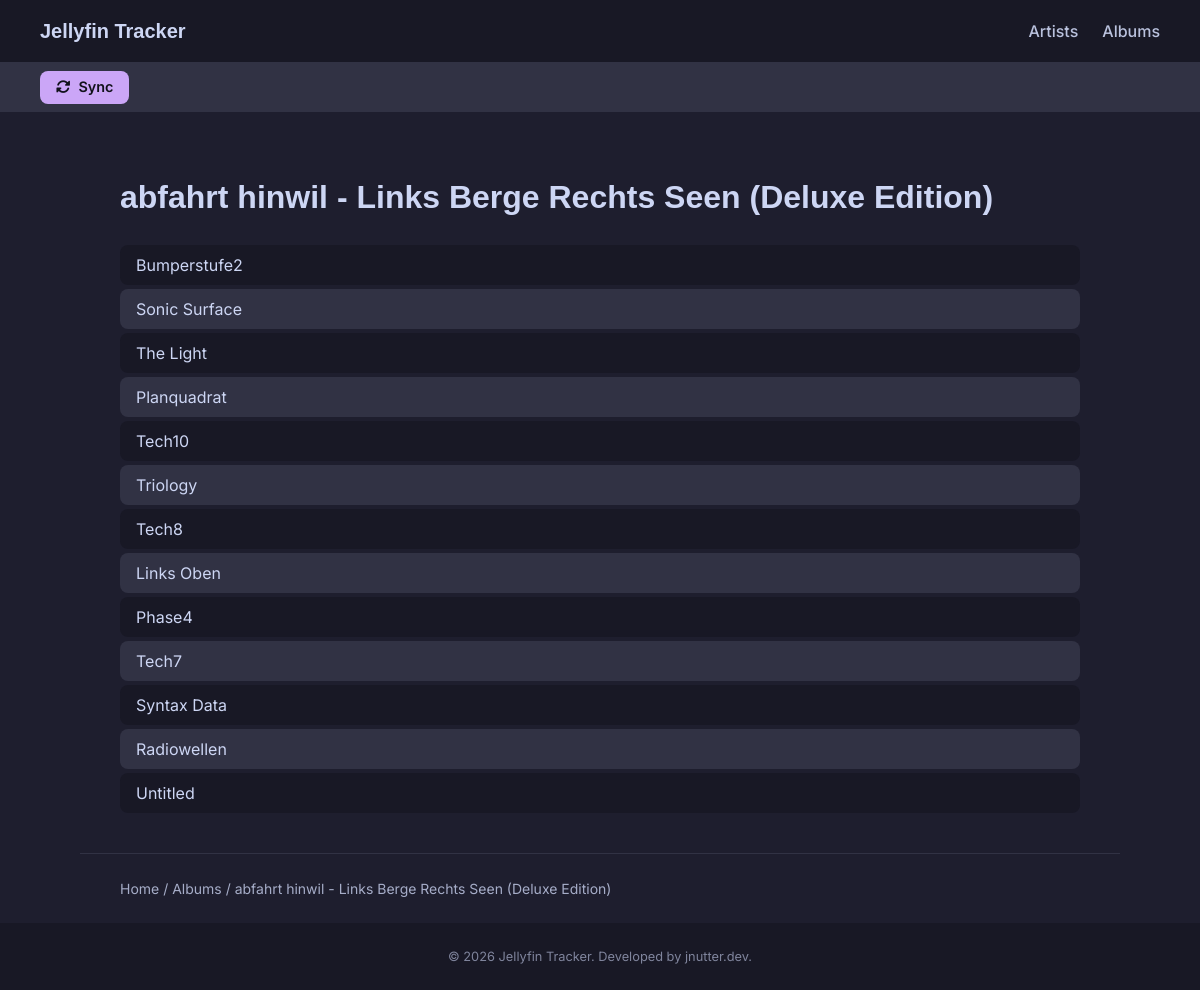
Screenshot of /albums/abfahrt-hinwil-links-berge-rechts-seen-deluxe-edition/ with the database file from the repository.
### tracker/models.py (models this page shows)
class BaseModel(models.Model):
    id = models.UUIDField(primary_key=True, default=uuid.uuid4, editable=False)
    created_at = models.DateTimeField(auto_now_add=True)
    updated_at = models.DateTimeField(auto_now=True)
    deleted_at = models.DateTimeField(null=True, blank=True)
    class Meta:
        abstract = True

class Album(BaseModel):
    jellyfin_id = models.CharField(max_length=64, unique=True, db_index=True)
    artist = models.ForeignKey(Artist, on_delete=models.CASCADE, related_name="albums")
    name = models.CharField(max_length=255)
    slug = models.SlugField(unique=True, null=True, blank=True)
    production_year = models.IntegerField(null=True, blank=True)
    date_added = models.DateTimeField(null=True, blank=True)
    class Meta:
        ordering = [Lower("artist__name"), Lower("name")]
    def __str__(self):
        return f"{self.artist} - {self.name}"

class Artist(BaseModel):
    jellyfin_id = models.CharField(max_length=64, unique=True, db_index=True)
    name = models.CharField(max_length=255)
    slug = models.SlugField(unique=True, null=True, blank=True)
    class Meta:
        ordering = [Lower("name")]
    def __str__(self):
        return self.name

class Track(BaseModel):
    jellyfin_id = models.CharField(max_length=64, unique=True, db_index=True)
    album = models.ForeignKey(Album, on_delete=models.CASCADE, related_name="tracks")
    name = models.CharField(max_length=255)
    track_number = models.IntegerField(null=True, blank=True)
    disc_number = models.IntegerField(null=True, blank=True)
    duration_seconds = models.IntegerField(null=True, blank=True)
    container = models.CharField(max_length=16, blank=True)
    class Meta:
        ordering = ["disc_number", "track_number"]
    def __str__(self):
        return self.name

### tracker/views.py (the view)
# urls.py: path("albums/<slug:slug>/", AlbumDetailView.as_view(), name="album_detail"),
class AlbumDetailView(DetailView):
    model = Album
    def get_object(self, queryset=None):
        album = super().get_object(queryset)
        if not album.tracks.exists():
            sync_tracks_for_album(album)
        return album

### tracker/templates/tracker/album_detail.html
{% extends "tracker/base.html" %}
{% block breadcrumb %}<span aria-hidden="true"> / </span> <a href="{% url 'album_list' %}">Albums</a> <span aria-hidden="true"> / </span>{{ album }} {% endblock breadcrumb %}
{% block content %}
<h1>{{ album }}</h1>
<ul>
{% for track in album.tracks.all %}
    <li>
        {{ track }}
    </li>
    {% endfor %}
</ul>
{% endblock content %}

### tracker/static/tracker/css/style.css (style rules this page uses)
:root { --color-base: #1e1e2e; --color-mantle: #181825; --color-crust: #11111b; --color-surface0: #313244; --color-surface1: #45475a; --color-surface2: #585b70; --color-overlay0: #6c7086; --color-overlay1: #7f849c; --color-overlay2: #9399b2; --color-subtext0: #a6adc8; --color-subtext1: #bac2de; --color-text: #cdd6f4; --color-mauve: #cba6f7; --color-blue: #89b4fa; --color-green: #a6e3a1; --color-red: #f38ba8; --font-heading: "Space Grotesk", sans-serif; --font-body: "Inter", sans-serif; --space-xs: 0.25rem; --space-sm: 0.5rem; --space-md: 1rem; --space-lg: 1.5rem; --space-xl: 2.5rem; --radius: 0.5rem; }
body { background-color: var(--color-base); color: var(--color-text); font-family: var(--font-body); font-size: 16px; line-height: 1.5; }
h1, h2, h3 { font-family: var(--font-heading); color: var(--color-text); }
a { color: var(--color-blue); text-decoration: none; }
main h1 { margin-bottom: var(--space-lg); }
ul { list-style: none; margin: 0; padding: 0; display: flex; flex-direction: column; gap: var(--space-xs); }
li:nth-child(odd) { background-color: var(--color-mantle); }
.breadcrumbs a { color: var(--color-subtext0); }

### rows the page displays
Album: artist+name "abfahrt hinwil - Links Berge Rechts Seen (Deluxe Edition)"
Track: name "Bumperstufe2"
Track: name "Sonic Surface"
Track: name "The Light"
Track: name "Planquadrat"
Track: name "Tech10"
Track: name "Triology"
Track: name "Tech8"
Track: name "Links Oben"
Track: name "Phase4"
Track: name "Tech7"
Track: name "Syntax Data"
Track: name "Radiowellen"
Track: name "Untitled"
